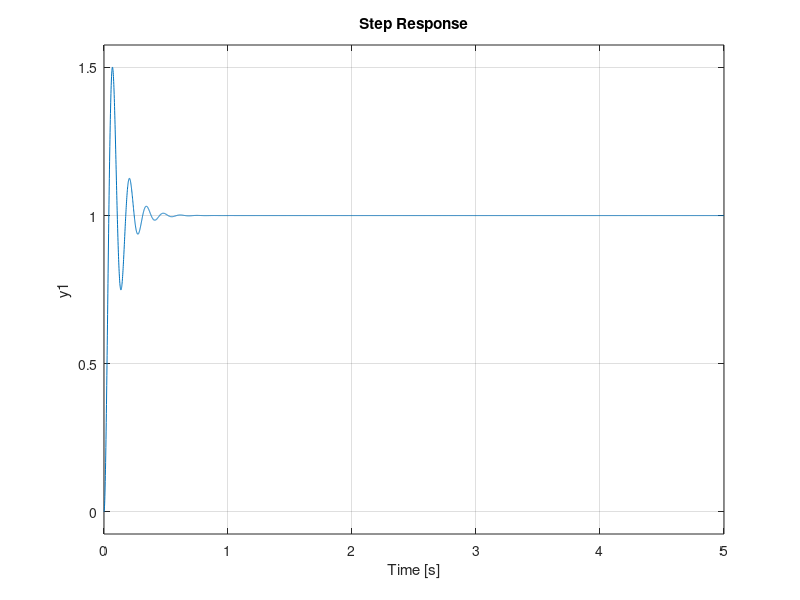

The MATLAB script that drew this image:
clear
close all
clc

smps_zeta = 0.215;
smps_w = 47.12;

sys = tf(smps_w^2, [1, 2*smps_zeta*smps_w, smps_w^2]);
%sys = tf(10, [1, 2, 11]);

t = 0:0.001:5;
step(sys, t);